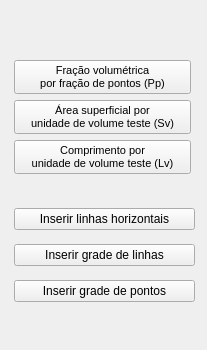
        <widget class="QWidget" name="page">
         <property name="geometry">
          <rect>
           <x>0</x>
           <y>0</y>
           <width>207</width>
           <height>350</height>
          </rect>
         </property>
         <attribute name="label">
          <string>Estereologia</string>
         </attribute>
         <widget class="QWidget" name="layoutWidget">
          <property name="geometry">
           <rect>
            <x>14</x>
            <y>60</y>
            <width>177</width>
            <height>116</height>
           </rect>
          </property>
          <layout class="QGridLayout" name="gridLayout_6">
           <item row="2" column="0">
            <widget class="QPushButton" name="pushButtonComprimentoPorUnidadeDeVolume">
             <property name="font">
              <font>
               <pointsize>8</pointsize>
              </font>
             </property>
             <property name="text">
              <string>Comprimento por 
unidade de volume teste (Lv)</string>
             </property>
            </widget>
           </item>
           <item row="0" column="0">
            <widget class="QPushButton" name="pushButtonFracaoDePontos">
             <property name="font">
              <font>
               <pointsize>8</pointsize>
              </font>
             </property>
             <property name="text">
              <string>Fração volumétrica 
por fração de pontos (Pp)</string>
             </property>
            </widget>
           </item>
           <item row="1" column="0">
            <widget class="QPushButton" name="pushButtonAreaSuperficial">
             <property name="font">
              <font>
               <pointsize>8</pointsize>
              </font>
             </property>
             <property name="text">
              <string>Área superficial por
unidade de volume teste (Sv)</string>
             </property>
            </widget>
           </item>
          </layout>
         </widget>
         <widget class="QWidget" name="">
          <property name="geometry">
           <rect>
            <x>14</x>
            <y>200</y>
            <width>181</width>
            <height>111</height>
           </rect>
          </property>
          <layout class="QVBoxLayout" name="verticalLayout_3">
           <item>
            <widget class="QPushButton" name="pushButtonInserirLinhasHorizontais">
             <property name="text">
              <string>Inserir linhas horizontais</string>
             </property>
            </widget>
           </item>
           <item>
            <widget class="QPushButton" name="pushButtonInserirGradeDeLinhas">
             <property name="text">
              <string>Inserir grade de linhas</string>
             </property>
            </widget>
           </item>
           <item>
            <widget class="QPushButton" name="pushButtonInserirGradeDePontos">
             <property name="text">
              <string>Inserir grade de pontos</string>
             </property>
            </widget>
           </item>
          </layout>
         </widget>
         <zorder>layoutWidget</zorder>
         <zorder>pushButtonInserirLinhasHorizontais</zorder>
         <zorder>pushButtonInserirGradeDeLinhas</zorder>
         <zorder>pushButtonInserirGradeDePontos</zorder>
         <zorder>pushButtonFracaoDePontos</zorder>
        </widget>
